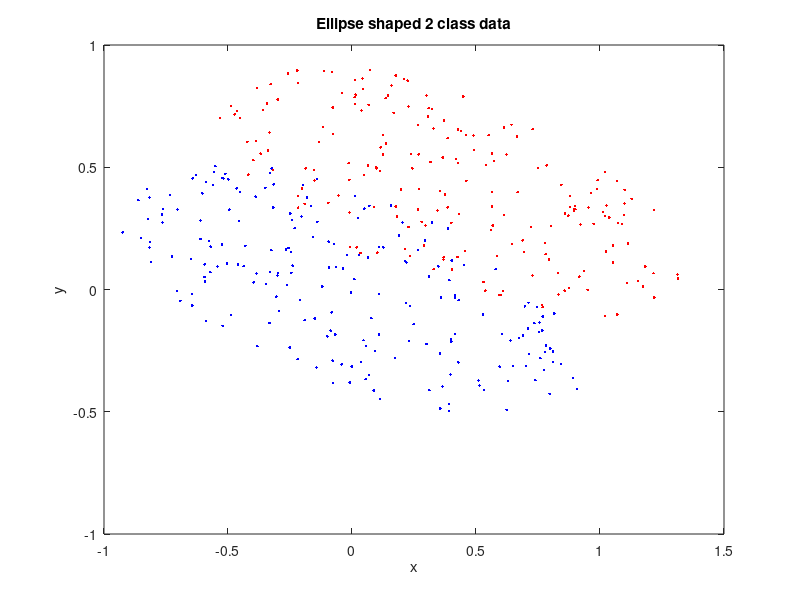

Source code (MATLAB):
load('ellipse.mat');
class1_data = z(1:200,:);
class2_data = z(201:400,:);

class1_train = class1_data(1:150,:);

class1_test = class1_data(151:200,:);

train = class1_train;
target_train = ones(size(train,1),1);

test = [class1_test; class2_data];
target_test = [ones(size(class1_test,1),1) ; ones(size(class2_data,1),1)*(-1) ];


plot(class1_data(:,1),class1_data(:,2),'b.');
hold on;
plot(class2_data(:,1),class2_data(:,2),'r.');
xlabel('x');
ylabel('y');
title('Ellipse shaped 2 class data');


